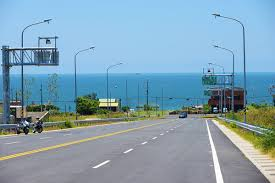
#> input picture photo_video/road.jpg, 275 x 183 px
$ python ex38.py
#> lines starting #> are read from the running program, lines starting #| are printed output that depends on the picture; after the words box and inside, x2 and y2 are one past the last pixel; in counts of white or black regions, pixels touching at a corner belong together
import matplotlib.pylab as plt
import cv2
import numpy as np

def region_of_interest(img, vertices):
    mask = np.zeros_like(img)
    #channel_count = img.shape[2]
    match_mask_color = 255
    cv2.fillPoly(mask, vertices, match_mask_color)
    masked_image = cv2.bitwise_and(img, mask)
    return masked_image

def drow_the_lines(img, lines):
    img = np.copy(img)
    blank_image = np.zeros((img.shape[0], img.shape[1], 3), dtype=np.uint8)

    for line in lines:
        for x1, y1, x2, y2 in line:
            cv2.line(blank_image, (x1,y1), (x2,y2), (0, 255, 0), thickness=10)

    img = cv2.addWeighted(img, 0.8, blank_image, 1, 0.0)
    return img

image = cv2.imread('photo_video/road.jpg')
#> image is the input picture: shape (183, 275, 3); mean B, G, R 178.4, 161.1, 129.5
image = cv2.cvtColor(image, cv2.COLOR_BGR2RGB)
print(image.shape)
#| (183, 275, 3)
height = image.shape[0]
#> height = 183
width = image.shape[1]
#> width = 275
region_of_interest_vertices = [
    (0, height),
    (width/2, height/2),
    (width, height)
]
#> region_of_interest_vertices = [(0, 183), (137.5, 91.5), (275, 183)]
gray_image = cv2.cvtColor(image, cv2.COLOR_RGB2GRAY)
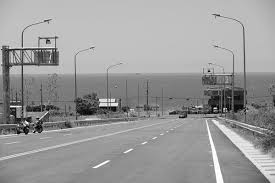
#> gray_image: shape (183, 275); min 0, max 255, mean 153.6
canny_image = cv2.Canny(gray_image, 100, 200)
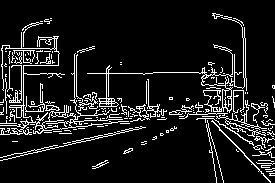
#> canny_image: shape (183, 275); 10.4% white in thin lines or dots
cropped_image = region_of_interest(canny_image,np.array([region_of_interest_vertices], np.int32),)
#> in region_of_interest, `cv2.fillPoly(mask, vertices, match_mask_color)`:
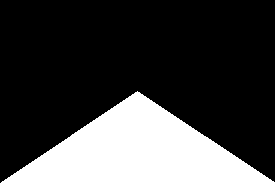
#> mask: shape (183, 275); 25.2% white; 1 white region, box (x1, y1, x2, y2) and area: (1, 91, 275, 183) 12695
#> in region_of_interest, `masked_image = cv2.bitwise_and(img, mask)`:
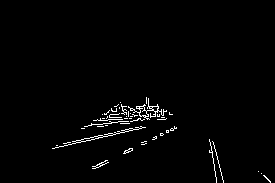
#> masked_image: shape (183, 275); 1.6% white in thin lines or dots, all inside (x1, y1, x2, y2) = (52, 97, 271, 183)
plt.imshow(canny_image)
plt.show()
plt.imshow(cropped_image)
plt.show()

lines = cv2.HoughLinesP(cropped_image,
  rho=6,
  theta=np.pi/180,
  threshold=160,
  lines=np.array([]),
  minLineLength=40,
  maxLineGap=25)
#> lines = [[53, 148, 138, 127], [81, 128, 169, 113], [84, 126, 166, 111]]

image_with_lines = drow_the_lines(image, lines)
#> the loop in drow_the_lines, `for line in lines:` made 3 passes
#> after the loop in drow_the_lines, `for line in lines:`:
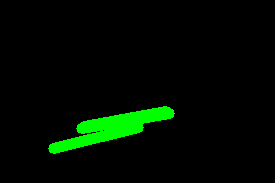
#> blank_image: shape (183, 275, 3); mean of channels 0, 1, 2 0, 11.3, 0; drawn as B, G, R
#> in drow_the_lines, `img = cv2.addWeighted(img, 0.8, blank_image, 1, 0.0)`:
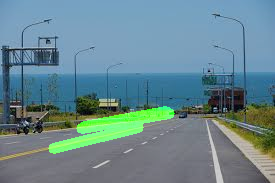
#> img: shape (183, 275, 3); mean R, G, B 103.6, 134.8, 142.8
plt.imshow(image_with_lines)
plt.show()
